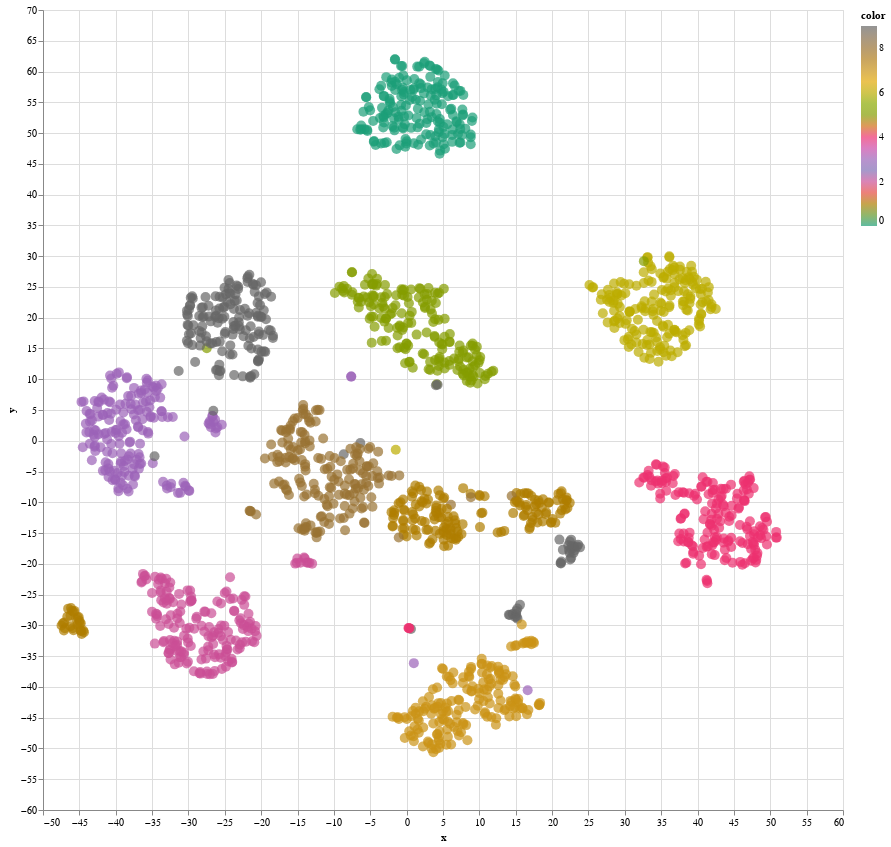

Notebook code cell kept with this figure:
### Code cell
projector = TSNE(n_components=2)
digits_points = projector.fit_transform(digits_X,digits_y)
interactiveDraw(digits_points[:,0],digits_points[:,1],digits_y,digits_y,size=(800,800))

### Figure 1 — Vega-Lite specification as saved in the notebook (floating-point values rounded to 4 significant figures; data arrays with more than 128 entries replaced by an {"elided": "..."} marker saying what was removed)
{"config": {"view": {"continuousWidth": 300, "continuousHeight": 300}}, "data": {"name": "data-3c20e9a8f560a7b138241de7759914ba"}, "mark": {"type": "circle", "size": 100}, "encoding": {"color": {"field": "color", "scale": {"scheme": "dark2"}, "type": "quantitative"}, "tooltip": [{"field": "label", "type": "quantitative"}], "x": {"field": "x", "type": "quantitative"}, "y": {"field": "y", "type": "quantitative"}}, "height": 800, "params": [{"name": "param_7", "select": {"type": "interval", "encodings": ["x", "y"]}, "bind": "scales"}], "width": 800, "$schema": "https://vega.github.io/schema/vega-lite/v5.14.1.json", "datasets": {"data-3c20e9a8f560a7b138241de7759914ba": {"elided": "1797 records"}}}
